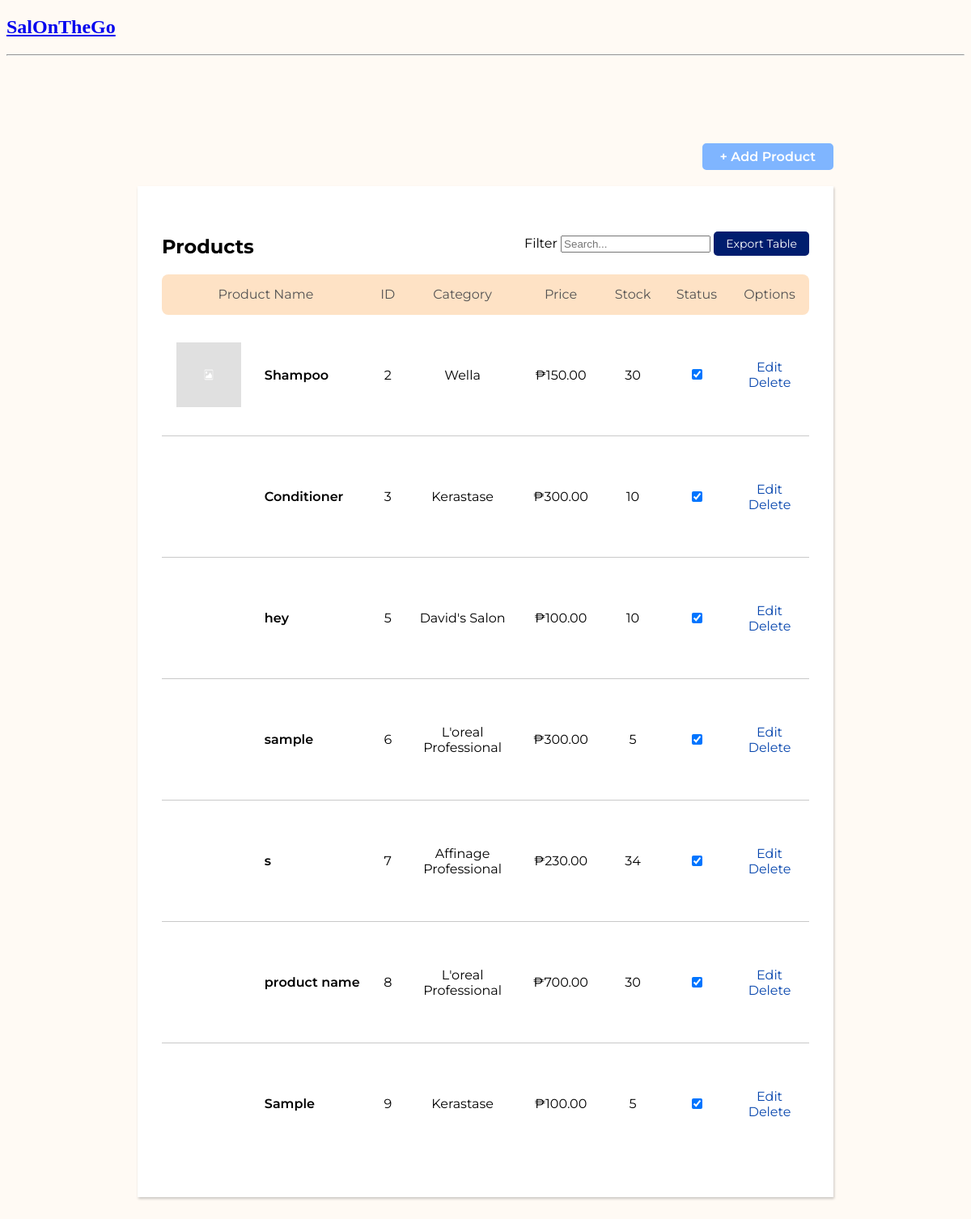
Before: /products/ with the older database file.
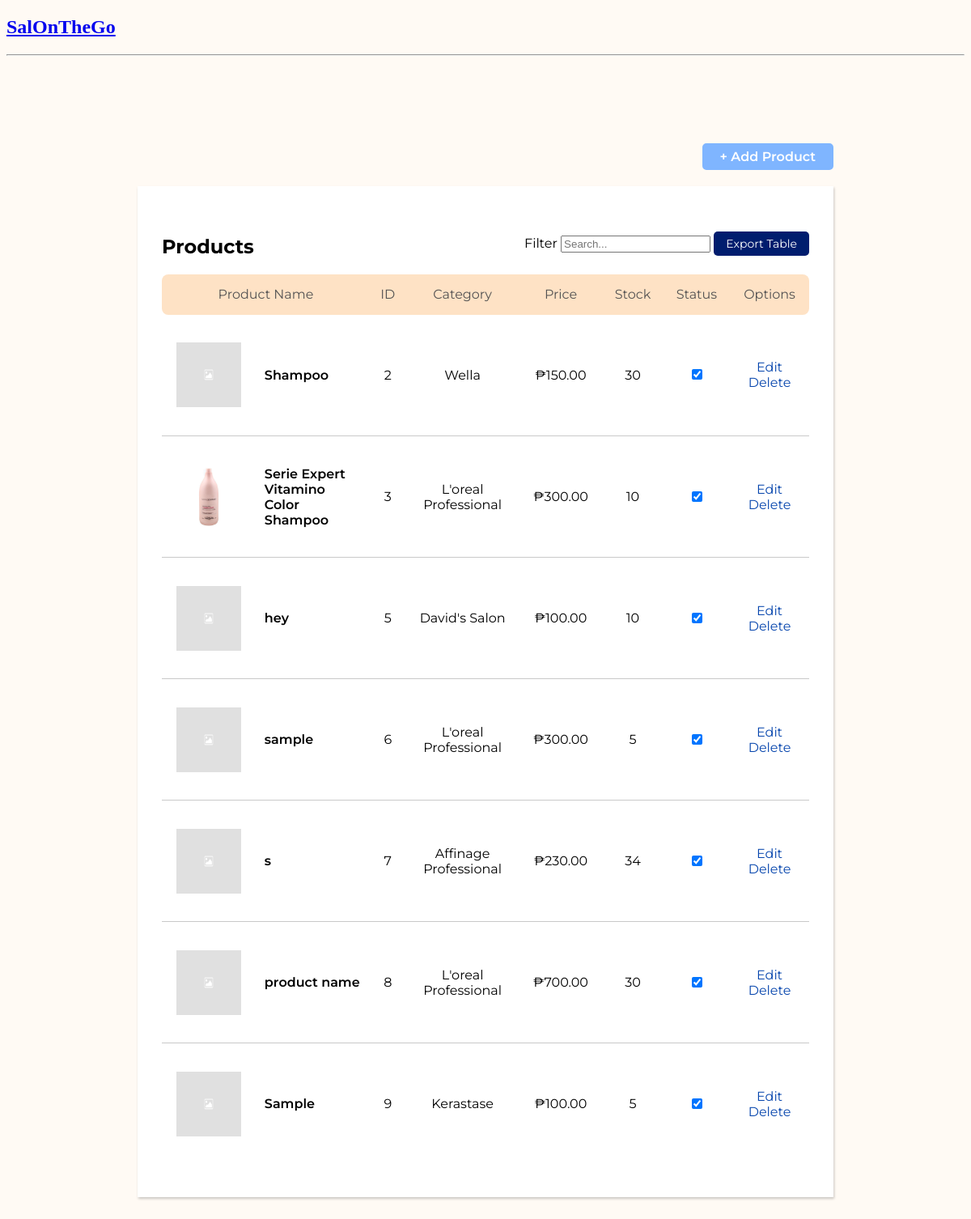
After: the same page with the newer database file.
### base/models.py (models this page shows, shortened)
class Product(models.Model):
    insProd_Name = models.CharField(max_length=200, verbose_name="Product Name")
    Cat_Name = models.ForeignKey(Category, on_delete=models.SET_NULL, null=True, blank=True, verbose_name="Category")
    insProd_Desc = models.TextField(null=True, blank=True, verbose_name="Description")
    insProd_stockQty = models.IntegerField(verbose_name="Stock Quantity")
    insProd_Price = models.FloatField(verbose_name="Price")
    insProd_Image = models.ImageField(default="placeholder-image.png", upload_to="product_images", null=True, verbose_name="Product Image")
    is_active = models.BooleanField(default=True)
    objects = models.Manager() #For All Records
    active_objects = IsActiveManager() #For Active Records Only

class Category(models.Model):
    Cat_Name = models.CharField(max_length=200, verbose_name="Category")
    def __str__(self):
        return self.Cat_Name

### base/views.py (the view)
# urls.py: path('products/', views.products, name="products"),
def products(request):
    q = request.GET.get('q') if request.GET.get('q') != None else ''
    products = Product.objects.all()
    search = Product.objects.filter(
        Q(Cat_Name__Cat_Name__icontains=q) |
        Q(id__icontains=q) |
        Q(insProd_Name__icontains=q)
    )
    form = ProductForm()
    if request.method == 'POST':
        form = ProductForm(request.POST)
        if form.is_valid():
            form.save()
    context = {'products': products, 'products': search, 'form': form}
    return render(request, 'base/products.html', context)

### base/forms.py
class ProductForm(ModelForm):
    class Meta:
        model = Product
        fields = ['insProd_Name', 'Cat_Name', 'insProd_Desc', 'insProd_stockQty', 'insProd_Price', 'insProd_Image', 'is_active']

### base/templates/base/products.html (shortened to what this page needs)
{% extends 'main_products.html' %}
{% block content %}
<div class="main-wrapper">
    <div class="container">
        <div class="buttons">
            <a href="{% url 'create-product' %}" class="blue-btn">+ Add Product</a>
        </div>
        <div class="prodtable-container">
            <div class="labels-container">
                    <div class="labels1">
                        <h2>Products</h2>
                    </div>
                    <div class="labels2">
                        <ul>
                            <li class="top-labels">Filter</li>
                            <li class="top-labels">
                                <form method="GET" action="{% url 'products' %}">
                                    <input type="text" name="q" placeholder="Search...">
                                </form>
                            </li>
                            <li class="top-labels"><a href="#" class="export-btn">Export Table</a></li>
                        </ul>
                    </div>
            </div>
            <table>
                <thead>
                    <tr>
                        <th scope="col" colspan="2">Product Name</th>
                        <th scope="col">ID</th>
                        <th scope="col">Category</th>
                        <th scope="col">Price</th>
                        <th scope="col">Stock</th>
                        <th scope="col">Status</th>
                        <th scope="col">Options</th>
                    </tr>
                </thead>
                <tbody>
                    {% for product in products %}
                    <a>
                        <td><a href="/products/{{product.id}}" id="prod-link">{% if product.insProd_Image %}<img src="{{product.insProd_Image.url}}" class="prod-img" />{% endif %}</a></td>
                        <td data-label="Product Name" class="td-align-left" id="prod-name"><a href="/products/{{product.id}}" id="prod-link">{{product.insProd_Name}}</a></td>
                        <td data-label="ID">{{product.id}}</td>
                        <td data-label="Category" id="category">{{product.Cat_Name}}</td>
                        <td data-label="Price" id="price">{{product.insProd_Price|floatformat:2}}</td>
                        <td data-label="Stock">{{product.insProd_stockQty}}</td>
                        <td><form method="POST" action="">{{form.is_active}}</form></td>
                        <td data-label="Options" id="options"><a href="{% url 'update-product' product.id %}" class="option-links">Edit</a><br>
                        <a href="{% url 'delete-product' product.id %}" class="option-links">Delete</a></td>
                    {% endfor %}
                </tbody>
            </table>
        </div>
    </div>
</div>
{% endblock content %}

### templates/main_products.html (shortened to what this page needs)
<!DOCTYPE html>
{% load static %}
<html lang="en">
<head>
    <link rel="stylesheet" type="text/css" href="{% static 'css/products.css' %}">
    <link rel="stylesheet" type="text/css" href="{% static 'css/indiv_product.css' %}">
</head>
<body>
    {% include 'navbar.html' %}
    {% block content %}
    {% endblock %}
</body>
</html>

### templates/navbar.html
<a href="/">
    <h2>SalOnTheGo</h2>
</a>
<hr>

### static/css/products.css (style rules this page uses)
body { background-color: #FFFAF4; }
.main-wrapper { font-family: 'Montserrat', sans-serif; font-size: 16px; padding: 100px 0; }
.container { max-width: 860px; width: 100%; margin: 0 auto; }
.prodtable-container { max-width: 800px; width: 100%; margin: 20px auto; padding: 40px 30px; box-shadow: rgba(0, 0, 0, 0.212) 1px 2px 3px; background-color: white; }
ul { list-style-type: none; padding: 0; }
li.top-labels { display: inline-block; }
.labels1 { float: left; }
.labels2 { text-align: right; float: right; }
table { border-spacing: 1; border-collapse: collapse; background: white; overflow: hidden; max-width: 800px; width: 100%; margin: 0 auto; position: relative; }
thead tr th { font-weight: 400; font-size: 16px; }
thead tr { height: 50px; background: #FEE2C5; color: #535353; }
table th:first-child { border-radius: 8px 0 0 8px; }
table th:last-child { border-radius: 0 8px 8px 0; }
td, th { text-align: center; padding: 5px 10px; }
.td-align-left { text-align: left; }
.prod-img { height: 80px; width: 80px; vertical-align: middle; }
#prod-name { font-weight: 600; max-width: 100px; width: auto; }
#category { max-width: 100px; width: auto; }
#price::before { content: '₱'; }
.buttons { font-weight: 600; text-align: right; }
a.blue-btn:link, a.blue-btn:visited { background-color: #7FB5FF; color: white; padding: 5px 20px; text-align: center; text-decoration: none; display: inline-block; border-radius: 5px; border: solid 2px #7FB5FF; }
a.export-btn:link, a.export-btn:visited { font-size: 14px; background-color: #001D6E; color: white; padding: 6px 15px; text-align: center; text-decoration: none; display: inline-block; border-radius: 5px; }
#prod-link { color: black; text-decoration: none; }
a.option-links { color: #0645AD; text-decoration: none; }

Changed rows visible on the page:
changed Product id 3: insProd_Image: picture added; insProd_Name "Conditioner" → "Serie Expert Vitamino Color Shampoo"; Cat_Name "Kerastase" → "L'oreal Professional"
changed Product "hey": insProd_Image: picture added
changed Product "sample": insProd_Image: picture added
changed Product "Affinage Professional": insProd_Image: picture added
changed Product "product name": insProd_Image: picture added
changed Product "Sample": insProd_Image: picture added
